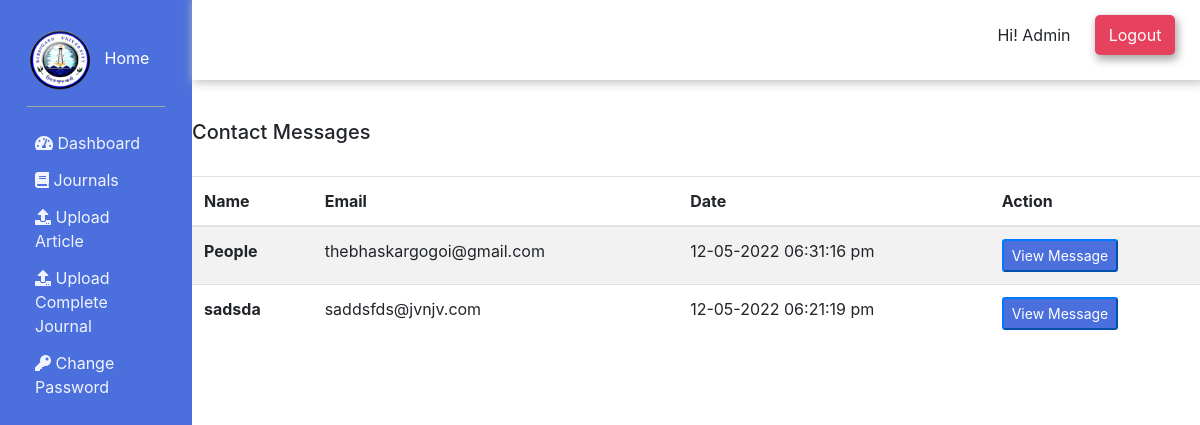
The page /admin/contact-messages.php (signed in) on the database its author committed.
### tables this page shows
CREATE TABLE IF NOT EXISTS `contact_msg` (
  `id` int NOT NULL AUTO_INCREMENT,
  `name` varchar(255) NOT NULL,
  `email` varchar(100) NOT NULL,
  `message` text NOT NULL,
  `date` timestamp NOT NULL DEFAULT CURRENT_TIMESTAMP,
  PRIMARY KEY (`id`)
);

### admin/contact-messages.php (the view, shortened to what this page needs)
<?php
    include("includes/admin-head.php");
?>
</head>
<body>
    <?php
        include('includes/sidebar.inc.php');
    ?>
    <div class="main">
        <?php
            include('includes/header.php');
        ?>
        <div class='main-content'>
            <div class="container mt-5">
                <div class="row mb-5">
                    <?php
                        $sql = "SELECT * FROM contact_msg ORDER BY id DESC";
                        $stmt = mysqli_stmt_init($conn);
                        if(!mysqli_stmt_prepare($stmt, $sql)){
                            $pagination = FALSE;
                            echo "Error";
                        } else {
                            mysqli_stmt_execute($stmt);
                            $result = mysqli_stmt_get_result($stmt);
                            if($result->num_rows > 0 ){
                                echo "
                                    <div style='width: 100%; margin-bottom: 20px;'>
                                    <h5 style='display: inline-block;' class='card-title'>Contact Messages</h5>
                                    </div>
                                    <table class='table table-striped'>
                                        <thead>
                                            <tr>
                                                <th scope='col'>Name</th>
                                                <th scope='col'>Email</th>
                                                <th scope='col'>Date</th>
                                                <th scope='col'>Action</th>
                                            </tr>
                                        </thead>
                                        <tbody>";
                                        while($row = mysqli_fetch_assoc($result)) {
                                            $timestamp = date("d-m-Y h:i:s a", strtotime($row["date"]));
                                            echo "
                                                <tr>
                                                    <th>$row[name]</th>
                                                    <td>$row[email]</td>
                                                    <td>$timestamp</td>
                                                    <td>
                                                        <a href='view-contact-message?id=$row[id]'><button type='submit' name='submit' class='btn-sm btn-primary' title='View Message'>View Message</button></a>
                                                    </td>
                                                </tr>
                                            </div>";
                                        }
                            } else {
                                echo "<br>No Messages Available!<br>";
                            }
                        }
                    ?>
                </div>
            </div>
</body>
</html>

### assets/admin-style.css (style rules this page uses)
a { text-decoration: none !important; }
.main { position: relative; display: inline-block; margin-left: 16%; width: 84%; }
.main-content { margin-top: 120px; }
.btn-primary { background-color: #4b70dd !important; }

### rows shown on the page
contact_msg: name "People", email "thebhaskargogoi@gmail.com", date "12-05-2022 06:31:16 pm"
contact_msg: name "sadsda", email "saddsfds@jvnjv.com", date "12-05-2022 06:21:19 pm"

### other values the page prints
$_SESSION['firstname'] "Admin"
